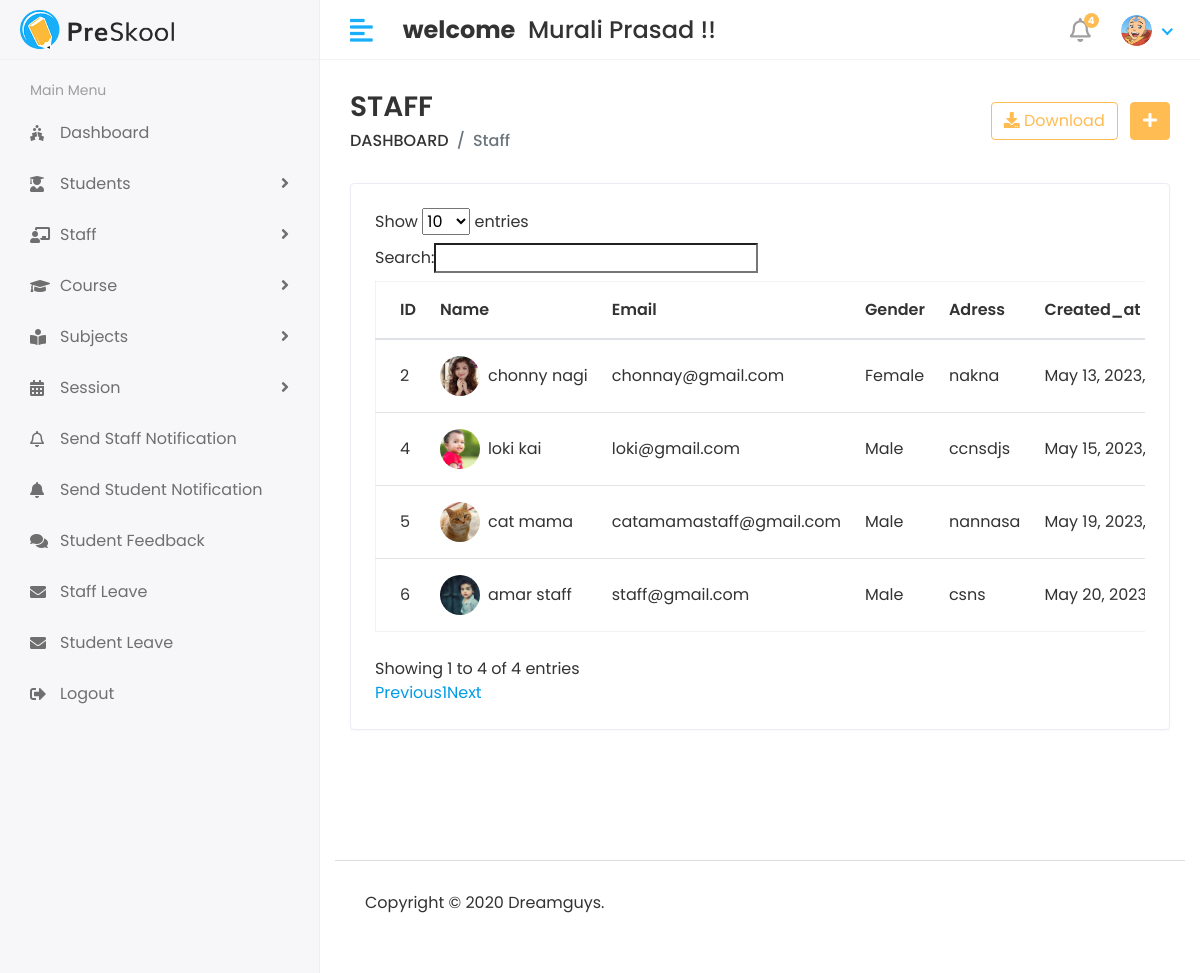
Before: /hod/staff/views (signed in) with the older database file.
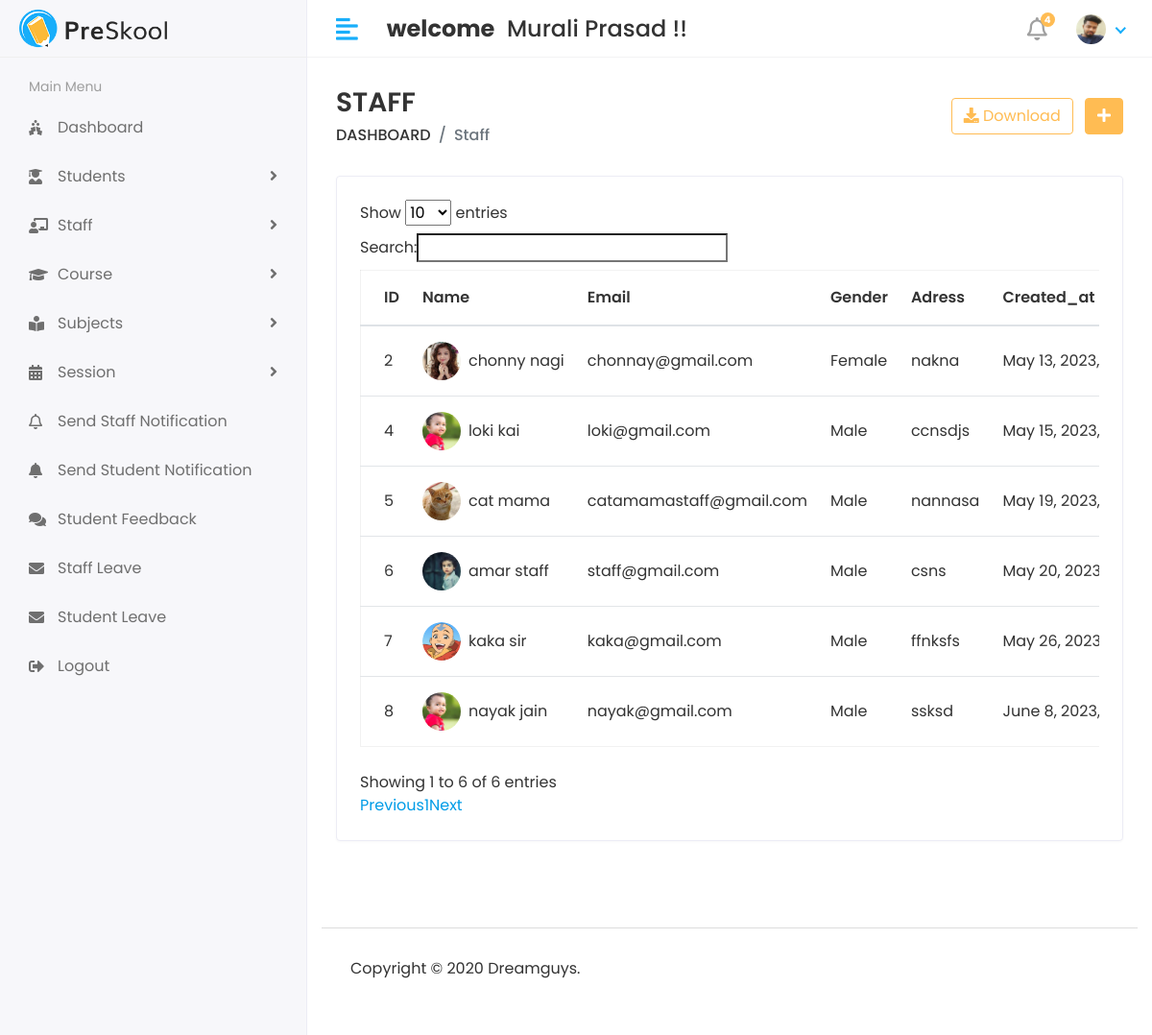
After: the same page with the newer database file.
### app/models.py (models this page shows, shortened)
class CustomUser(AbstractUser):
    USER=(
        (1,'HOD'),
        (2,'STAFF'),
        (3,'STUDENT'),
    )
    user_type = models.CharField(choices=USER, max_length=50,default=1)
    profile_pic= models.ImageField(upload_to='media/profile_pic')

class Staff(models.Model):
    admin = models.OneToOneField(CustomUser,on_delete=models.CASCADE)
    adress = models.TextField()
    gender = models.CharField(max_length=100)
    created_at = models.DateTimeField(auto_now_add=True)
    updated_at =models.DateTimeField(auto_now=True)

### student_management_system/Hod_views.py (the view)
# urls.py: path('hod/staff/views',Hod_views.VIEWS_STAFF,name="views_staff"),
@login_required(login_url='/')
def VIEWS_STAFF(request):
    staff =Staff.objects.all()
    context ={
        'staff' : staff
    }
    return render(request,'Hod/staff_views.html',context)

### templates/Hod/staff_views.html (shortened to what this page needs)
{% extends 'base.html'%}
{% block content %}
<div class="page-wrapper">
    <div class="content container-fluid">
       <div class="page-header">
          <div class="row align-items-center">
             <div class="col">
                <h3 class="page-title">STAFF</h3>
                <ul class="breadcrumb">
                   <li class="breadcrumb-item"><a href="index.html">DASHBOARD</a></li>
                   <li class="breadcrumb-item active">Staff</li>
                </ul>
             </div>
             <div class="col-auto text-right float-right ml-auto">
                <a href="#" class="btn btn-outline-primary mr-2"><i class="fas fa-download"></i> Download</a>
                <a href="add-student.html" class="btn btn-primary"><i class="fas fa-plus"></i></a>
             </div>
          </div>
       </div>
       <div class="row">
          <div class="col-sm-12">
             <div class="card card-table">
                <div class="card-body">
                   <div class="table-responsive">
                      <table id="table_id" class="table table-hover table-center mb-0 ">
                         <thead>
                            <tr>
                               <th>ID</th>
                               <th>Name</th>
                               <th>Email</th>
                               <th>Gender</th>
                               <th>Adress</th>
                               <th>Created_at</th>
                            </tr>
                         </thead>
                         <tbody>
                            {% for i in staff %}
                            <tr>
                               <td>{{i.id}}</td>
                               <td>
                                  <h2 class="table-avatar">
                                     <a href="student-details.html" class="avatar avatar-sm mr-2"><img class="avatar-img rounded-circle" src="/{{i.admin.profile_pic}}" alt="User Image"></a>
                                     <a href="student-details.html">{{i.admin.first_name}}&nbsp;{{i.admin.last_name}}</a>
                                  </h2>
                               </td>
                               <td>{{i.admin.email}}</td>
                               <td>{{i.gender}}</td>
                               <td>{{i.adress}}</td>
                               <td>{{i.created_at}}</td>
                            </tr>
                            {% endfor %}
                         </tbody>
                      </table>
                   </div>
                </div>
             </div>
          </div>
       </div>
    </div>
 </div>
{% endblock %}

### templates/base.html (shortened to what this page needs)
<!DOCTYPE html>
<html lang="en">
    {% load static %}
   <head>
      <link rel="stylesheet" href="{% static 'assets/plugins/bootstrap/css/bootstrap.min.css' %}">
      <link rel="stylesheet" href="{% static 'assets/plugins/fontawesome/css/fontawesome.min.css' %}">
      <link rel="stylesheet" href="{% static 'assets/plugins/fontawesome/css/all.min.css' %} ">
      <link rel="stylesheet" href="{% static 'assets/css/style.css' %} ">
   </head>
   <body>
    <div class="main-wrapper">
        {% include 'includes/header.html' %}
        {% include 'includes/sidebar.html' %}
        {% block content%}
        {% endblock %}
        {% include 'includes/footer.html'%}
 </body>
</html>

### templates/includes/header.html (shortened to what this page needs)
{% load static %}
<div class="header">
    <div class="header-left">
       <a href="index.html" class="logo">
       <img src="{% static 'assets/img/logo.png' %}" alt="Logo">
       </a>
    </div>
    <a href="javascript:void(0);" id="toggle_btn">
    <i class="fas fa-align-left"></i>
    </a>
    <div class="top-nav-search">
      <h4 class="mt-3"><strong>welcome</strong>&nbsp;&nbsp;<span>{{user.first_name}} {{user.last_name}}</span>&nbsp;!!</h4>
    </div>
    <ul class="nav user-menu">
       <li class="nav-item dropdown noti-dropdown">
          <a href="#" class="dropdown-toggle nav-link" data-toggle="dropdown">
          <i class="far fa-bell"></i> <span class="badge badge-pill">4</span>
          </a>
       </li>
       <li class="nav-item dropdown has-arrow">
          <a href="#" class="dropdown-toggle nav-link" data-toggle="dropdown">
          <span class="user-img"><img class="rounded-circle" src="/{{user.profile_pic}}" width="31" alt="Ryan Taylor"></span>
          </a>
       </li>
    </ul>
 </div>

### templates/includes/sidebar.html (shortened to what this page needs)
{% load active_link_tags %}
<div class="sidebar" id="sidebar">
    <div class="sidebar-inner slimscroll">
       <div id="sidebar-menu" class="sidebar-menu">
         {% if user.user_type == '1' %}
          <ul>
             <li class="menu-title">
                <span>Main Menu</span>
             </li>
             <li class="{% active_link 'hod/home' 'active' %}">
               <a href="{% url 'hod/home'%}"><i class="fas fa-holly-berry"></i> <span>Dashboard</span></a>
             </li>
             <li class="submenu  {% active_link 'add_student' 'active' %} {% active_link 'views_student' 'active' %}">
                <a href="#"><i class="fas fa-user-graduate"></i> <span> Students</span> <span class="menu-arrow"></span></a>
             </li>
             <li class="submenu {% active_link 'add_staff' 'active' %} {% active_link 'views_staff' 'active' %}">
                <a href="#"><i class="fas fa-chalkboard-teacher"></i> <span> Staff</span> <span class="menu-arrow"></span></a>
             </li>
             <li class="submenu {% active_link 'add_course' 'active' %} {% active_link 'course_view' 'active' %}">
                <a href="#"><i class="fa fa-graduation-cap"></i> <span> Course</span> <span class="menu-arrow"></span></a>
             </li>
             <li class="submenu {% active_link 'add_subject' 'active' %} {% active_link 'view_subject' 'active' %}">
                <a href="#"><i class="fas fa-book-reader"></i> <span> Subjects</span> <span class="menu-arrow"></span></a>
             </li>
             <li class="submenu {% active_link 'add_session' 'active' %} {% active_link 'view_session' 'active' %}">
               <a href="#"><i class="fas fa-calendar-alt"></i> <span> Session</span> <span class="menu-arrow"></span></a>
            </li>
             <li >
               <a href="{% url 'staff_notification' %}"><i class="	far fa-bell"></i><span>Send Staff Notification </span></a>
             </li>
             <li>
               <a href="sports.html"><i class="fa fa-bell"></i><span>Send Student Notification</span></a>
             </li>
             <li>
               <a href="holiday.html"><i class="fa fa-comments"></i> <span>Student Feedback</span></a>
             </li>
             <li>
               <a href="holiday.html"><i class="fas fa-envelope"></i> <span>Staff Leave </span></a>
             </li>
             <li>
               <a href="holiday.html"><i class="fas fa-envelope"></i></i> <span>Student Leave</span></a>
             </li>
             <li>
               <a href="{% url 'doLogout' %}"><i class="fas fa-sign-out-alt"></i></i> <span>Logout</span></a>
             </li>
            </ul>
            {% endif %}
       </div>
    </div>
 </div>
 <div>

### templates/includes/footer.html
<div class="page-wrapper">
    <div class="container-fluid">
    <footer>
        <p>Copyright © 2020 Dreamguys.</p>
     </footer>
    </div>
</div>

Changed rows visible on the page:
changed CustomUser "Murali": profile_pic: a different picture
added Staff: id "7", admin.profile_pic (picture), admin.first_name "kaka", admin.last_name "sir", admin.email "kaka@gmail.com", gender "Male", adress "ffnksfs", created_at "May 26,…"
added Staff: id "8", admin.profile_pic (picture), admin.first_name "nayak", admin.last_name "jain", admin.email "nayak@gmail.com", gender "Male", adress "ssksd", created_at "June 8, 2023,…"
Other visible differences:
text written by a page script: "Show entries Search: Showing 1 to 4 of 4 entries Previous 1 Next" → "Show entries Search: Showing 1 to 6 of 6 entries Previous 1 Next"
